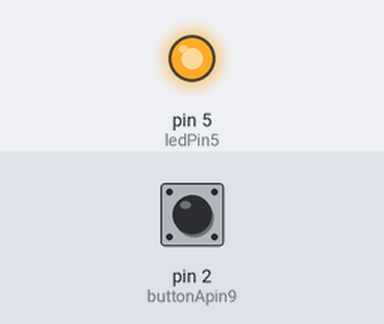
The sketch below on a simulated Arduino Uno, built with avr-gcc and run on an emulated ATmega328P. On the bench: output pins drawn as LEDs (lit = HIGH). Inputs (shaded band) come from the test bench; at power-on: pin 2 (buttonApin9) HIGH.

Above: at 1.2 s.
1.3 s: pin 2 (buttonApin9) pulled LOW for 0.15 s
At 1.37 s:
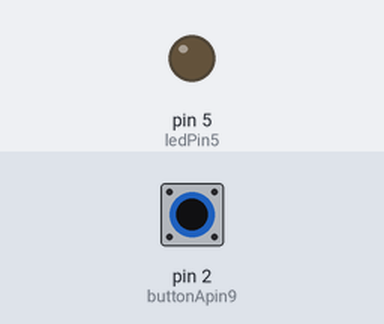
2.9 s: pin 2 (buttonApin9) pulled LOW for 3.2 s
At 6.6 s:
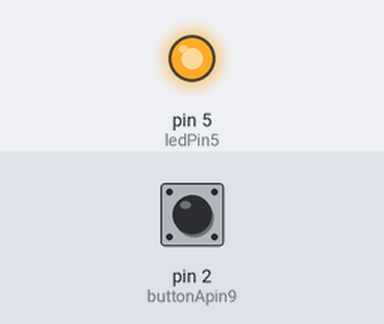
Timing chart, 0 to 8.1 s (numbered marks = the images above; inputs shaded):
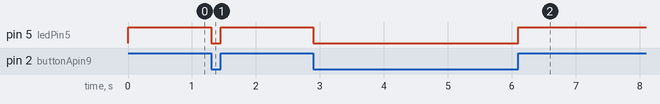

Measured:
- after the input at 1.3 s, pin 5 (ledPin5): HIGH → LOW at once, → HIGH 0.15 s later
- after the input at 2.9 s, pin 5 (ledPin5): HIGH → LOW at once, → HIGH 3.2 s later

The sketch:

sketch_pull_down.ino
```cpp
//File name: lab01.ino
//Description: use push buttons with digital inputs to turn
 //an LED on and off
//***********************************************************/

int ledPin5 = 5;
int buttonApin9 = 2;
//int buttonBpin8 = 8;
byte leds = 0;
void setup()

{
 pinMode(ledPin5, OUTPUT);
}
void loop()
{
 if (digitalRead(buttonApin9) == LOW)
 {
 digitalWrite(ledPin5, LOW);
 }
 else{
  digitalWrite(ledPin5, HIGH);
 }
 //if (digitalRead(buttonBpin8) == LOW)
 //{
 //digitalWrite(ledPin5, LOW);}
}
```
